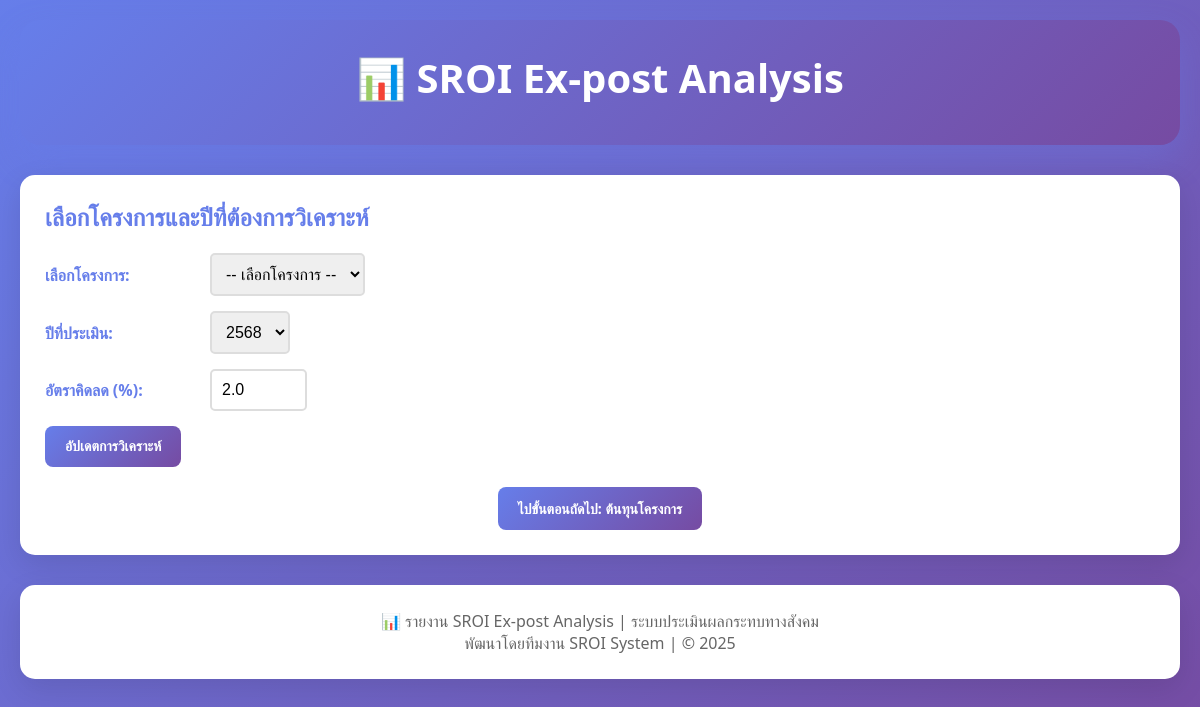
The app's page /sroi-expost/step1-project-info.php (signed in), older data.
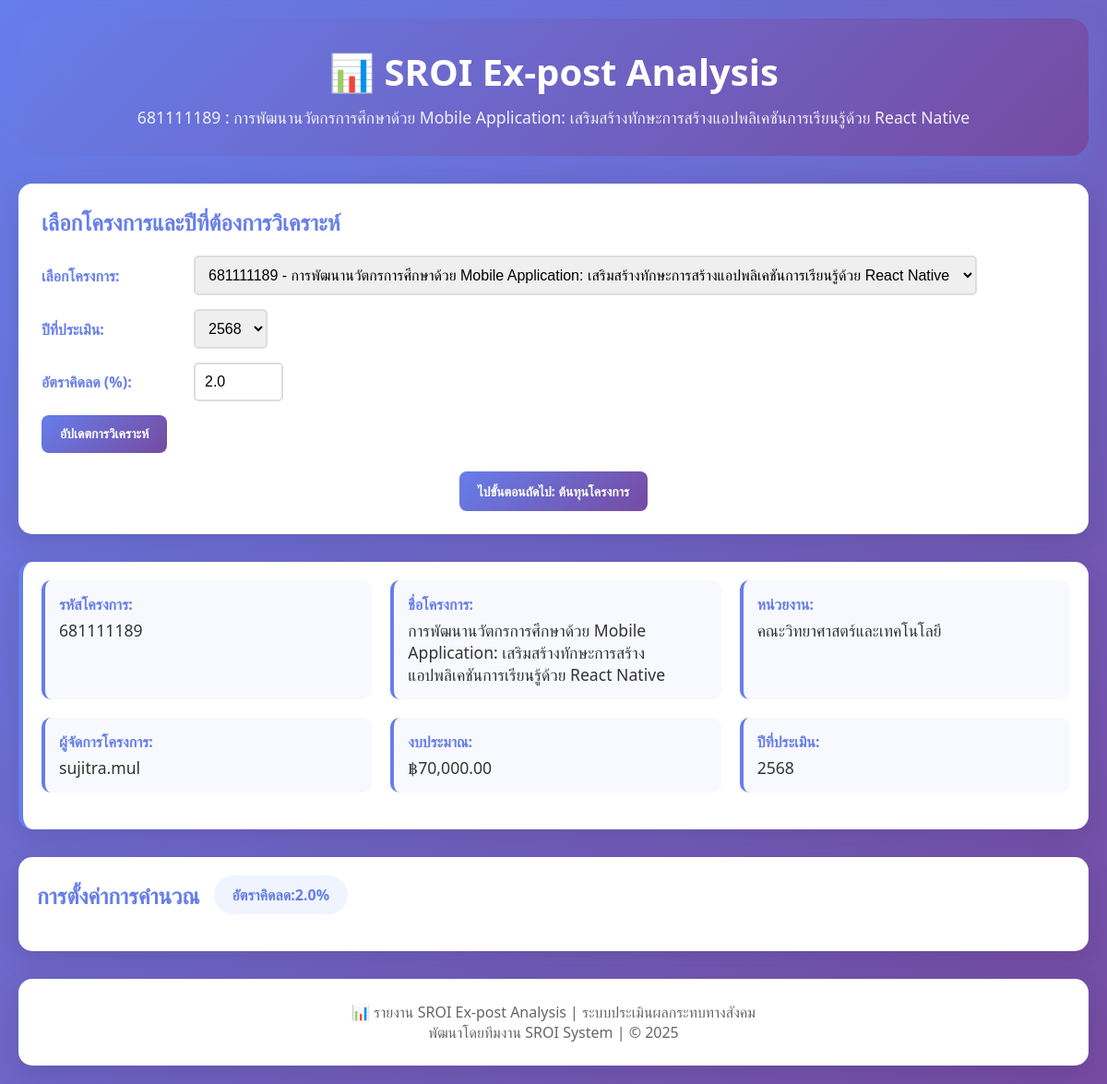
The same page, newer data.
### tables this page shows
CREATE TABLE `projects` (
  `id` int(11) NOT NULL,
  `project_code` varchar(50) NOT NULL COMMENT 'รหัสโครงการ',
  `name` varchar(500) NOT NULL COMMENT 'ชื่อโครงการ',
  `description` text DEFAULT NULL COMMENT 'รายละเอียดโครงการ',
  `objective` text DEFAULT NULL COMMENT 'วัตถุประสงค์โครงการ',
  `start_date` date DEFAULT NULL COMMENT 'วันที่เริ่มโครงการ',
  `end_date` date DEFAULT NULL COMMENT 'วันที่สิ้นสุดโครงการ',
  `budget` decimal(15,2) DEFAULT NULL COMMENT 'งบประมาณ',
  `organization` varchar(300) DEFAULT NULL COMMENT 'หน่วยงาน/องค์กร',
  `project_manager` varchar(200) DEFAULT NULL COMMENT 'ผู้จัดการโครงการ',
  `status` enum('incompleted','completed') DEFAULT 'incompleted' COMMENT 'สถานะโครงการ',
  `created_by` varchar(100) DEFAULT NULL COMMENT 'ผู้สร้าง',
  `created_at` timestamp NOT NULL DEFAULT current_timestamp(),
  `updated_at` timestamp NOT NULL DEFAULT current_timestamp() ON UPDATE current_timestamp(),
  `impact_chain_status` longtext DEFAULT NULL CHECK (json_valid(`impact_chain_status`)),
  `total_impact_chains` int(11) DEFAULT 0 COMMENT 'จำนวน Impact Chain ทั้งหมด',
  `current_chain_id` int(11) DEFAULT NULL COMMENT 'Impact Chain ที่กำลังทำอยู่'
);

### sroi-expost/includes/config.php (called while the page is built, shortened)
<?php
$user_id = isset($_SESSION['user_id']) ? $_SESSION['user_id'] : 3;
$username = isset($_SESSION['username']) ? $_SESSION['username'] : 'debug';
?>

### sroi-expost/includes/functions.php (called while the page is built, shortened)
<?php
function getUserProjects($conn, $user_id) {
    $projects_query = "SELECT id, project_code, name, status, budget, created_at, updated_at
                      FROM projects
                      WHERE created_by = ?
                      ORDER BY updated_at DESC";
    $projects_stmt = mysqli_prepare($conn, $projects_query);
    mysqli_stmt_bind_param($projects_stmt, 's', $user_id);
    mysqli_stmt_execute($projects_stmt);
    $projects_result = mysqli_stmt_get_result($projects_stmt);
    $projects = mysqli_fetch_all($projects_result, MYSQLI_ASSOC);
    return $projects;
}
function getProjectById($conn, $project_id, $user_id) {
    $project_query = "SELECT * FROM projects WHERE id = ? AND created_by = ?";
    $project_stmt = mysqli_prepare($conn, $project_query);
    mysqli_stmt_bind_param($project_stmt, 'is', $project_id, $user_id);
    mysqli_stmt_execute($project_stmt);
    $project_result = mysqli_stmt_get_result($project_stmt);
    $project = mysqli_fetch_assoc($project_result);
    return $project;
}
function formatCurrency($amount, $decimals = 2) {
    return '฿' . number_format($amount, $decimals, '.', ',');
}
?>

### sroi-expost/step1-project-info.php (the view, shortened to what this page needs)
<?php
require_once 'includes/config.php';
require_once 'includes/functions.php';
$projects = getUserProjects($conn, $user_id);
$selected_project_id = isset($_GET['project_id']) ? (int)$_GET['project_id'] : (count($projects) > 0 ? $projects[0]['id'] : 0);
$selected_project = $selected_project_id ? getProjectById($conn, $selected_project_id, $user_id) : null;
include 'components/header.php';
?>
<div class="controls">
    <h2 style="color: #667eea; margin-bottom: 20px;">เลือกโครงการและปีที่ต้องการวิเคราะห์</h2>
    <div class="control-group">
        <label>เลือกโครงการ:</label>
        <select id="project-select" onchange="selectProject(this.value)">
            <option value="">-- เลือกโครงการ --</option>
            <?php foreach ($projects as $project): ?>
                <option value="<?php echo $project['id']; ?>"
                        <?php echo $selected_project_id == $project['id'] ? 'selected' : ''; ?>>
                    <?php echo htmlspecialchars($project['project_code'] . ' - ' . $project['name']); ?>
                </option>
            <?php endforeach; ?>
        </select>
    </div>
    <div class="control-group">
        <label>ปีที่ประเมิน:</label>
        <select id="year-select">
            <option value="2568" selected>2568</option>
        </select>
    </div>
    <div class="control-group">
        <label>อัตราคิดลด (%):</label>
        <input type="number" id="discount-input" value="2.0" min="0" max="20" step="0.1">
    </div>
    <button class="btn" onclick="updateAnalysis()">อัปเดตการวิเคราะห์</button>
    <div style="margin-top: 20px; text-align: center;">
        <a href="step2-costs.php?project_id=<?php echo $selected_project_id; ?>" class="btn">ไปขั้นตอนถัดไป: ต้นทุนโครงการ</a>
    </div>
</div>
<?php if ($selected_project): ?>
<div class="project-info">
    <div class="info-grid">
        <div class="info-item">
            <label>รหัสโครงการ:</label>
            <span id="project-code"><?php echo htmlspecialchars($selected_project['project_code']); ?></span>
        </div>
        <div class="info-item">
            <label>ชื่อโครงการ:</label>
            <span id="project-name"><?php echo htmlspecialchars($selected_project['name']); ?></span>
        </div>
        <div class="info-item">
            <label>หน่วยงาน:</label>
            <span id="organization">คณะวิทยาศาสตร์และเทคโนโลยี</span>
        </div>
        <div class="info-item">
            <label>ผู้จัดการโครงการ:</label>
            <span id="manager"><?php echo htmlspecialchars($username); ?></span>
        </div>
        <div class="info-item">
            <label>งบประมาณ:</label>
            <span id="budget"><?php echo formatCurrency($selected_project['budget']); ?></span>
        </div>
        <div class="info-item">
            <label>ปีที่ประเมิน:</label>
            <span id="evaluation-year">2568</span>
        </div>
    </div>
</div>
<div class="settings-section">
    <div class="settings-header">
        <h2>การตั้งค่าการคำนวณ</h2>
        <div class="discount-rate">
            <span>อัตราคิดลด: </span>
            <strong id="discount-rate">2.0%</strong>
        </div>
    </div>
</div>
<?php endif; ?>
<?php include 'components/footer.php'; ?>

### sroi-expost/components/header.php (shortened to what this page needs)
<!DOCTYPE html>
<html lang="th">
<head>
    <link rel="stylesheet" href="assets/css/styles.css">
</head>
<body>
    <div class="container">
        <div class="header">
            <h1>📊 SROI Ex-post Analysis</h1>
            <?php if (isset($selected_project) && $selected_project): ?>
                <p><?php echo htmlspecialchars($selected_project['project_code'] . ' : ' . $selected_project['name']); ?></p>
            <?php endif; ?>
        </div>

Row changes from the older to the newer data that the page shows:
added projects: project_code+name "681111189 : การพัฒนานวัตกรการศึกษาด้วย Mobile Application: เสริมสร้างทักษะการสร้างแอปพลิเคชันการเรียนรู้ด้วย React Native", project_code "681111189", name "การพัฒนานวัตกรการศึกษาด้วย Mobile Application: เสริมสร้างทักษะการสร้างแอปพลิเคชันการเรียนรู้ด้วย React Native", budget "฿70,000.00"
Text that changed along with them:
form field value: "-- เลือกโครงการ --" → "681111189 - การพัฒนานวัตกรการศึกษาด้วย Mobile Application: เสริมสร้างทักษะการสร้างแอปพลิเคชันการเรียนรู้ด้วย React Native"
$username: (not shown) → "sujitra.mul"
text now shown: "รหัสโครงการ: ชื่อโครงการ: หน่วยงาน: คณะวิทยาศาสตร์และเทคโนโลยี ผู้จัดการโครงการ: งบประมาณ: ปีที่ประเมิน: 2568 การตั้งค่าการคำนวณ อัตราคิดลด: 2.0%"
